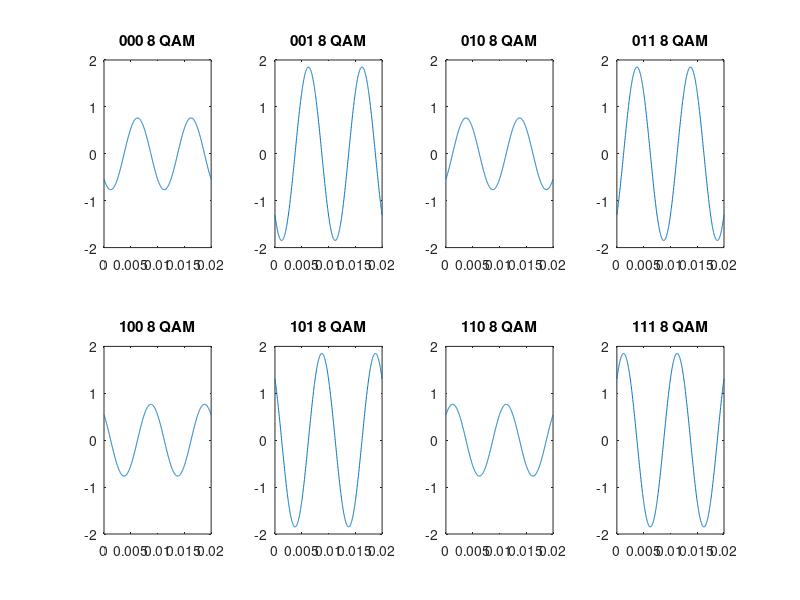

Write the MATLAB code that produced this figure.
%%
clear
clc
f=100;
w=2*pi*f;
t=0:1/(360*f):1/f;
subplot(2,4,1)
des=247.5141;
fun=sqrt(2)*sin(w*t+deg2rad(des));
plot(t,fun)
title('000 8 PSK')
subplot(2,4,2)
des=202.4859;
fun=sqrt(2)*sin(w*t+deg2rad(des));
plot(t,fun)
title('001 8 PSK')
subplot(2,4,3)
des=292.4859;
fun=sqrt(2)*sin(w*t+deg2rad(des));
plot(t,fun)
title('010 8 PSK')
subplot(2,4,4)
des=337.5141;
fun=sqrt(2)*sin(w*t+deg2rad(des));
plot(t,fun)
title('011 8 PSK')
subplot(2,4,5)
des=112.4859;
fun=sqrt(2)*sin(w*t+deg2rad(des));
plot(t,fun)
title('100 8 PSK')
subplot(2,4,6)
des=157.5141;
fun=sqrt(2)*sin(w*t+deg2rad(des));
plot(t,fun)
title('101 8 PSK')
subplot(2,4,7)
des=67.5141;
fun=sqrt(2)*sin(w*t+deg2rad(des));
plot(t,fun)
title('110 8 PSK')
subplot(2,4,8)
des=22.4859;
fun=sqrt(2)*sin(w*t+deg2rad(des));
plot(t,fun)
title('111 8 PSK')
%%
clear
clc
f=100;
w=2*pi*f;
t=0:1/(360*f):2/f;
M1=0.7651;
M2=1.8484;
subplot(2,4,1)
des=225;
fun=M1*sin(w*t+deg2rad(des));
plot(t,fun)
title('000 8 QAM')
ylim([-2 2])
subplot(2,4,2)
des=225;
fun=M2*sin(w*t+deg2rad(des));
plot(t,fun)
title('001 8 QAM')
ylim([-2 2])
subplot(2,4,3)
des=315;
fun=M1*sin(w*t+deg2rad(des));
plot(t,fun)
title('010 8 QAM')
ylim([-2 2])
subplot(2,4,4)
des=315;
fun=M2*sin(w*t+deg2rad(des));
plot(t,fun)
title('011 8 QAM')
ylim([-2 2])
subplot(2,4,5)
des=135;
fun=M1*sin(w*t+deg2rad(des));
plot(t,fun)
title('100 8 QAM')
ylim([-2 2])
subplot(2,4,6)
des=135;
fun=M2*sin(w*t+deg2rad(des));
plot(t,fun)
title('101 8 QAM')
ylim([-2 2])
subplot(2,4,7)
des=45;
fun=M1*sin(w*t+deg2rad(des));
plot(t,fun)
title('110 8 QAM')
ylim([-2 2])
subplot(2,4,8)
des=45;
fun=M2*sin(w*t+deg2rad(des));
plot(t,fun)
title('111 8 QAM')
ylim([-2 2])